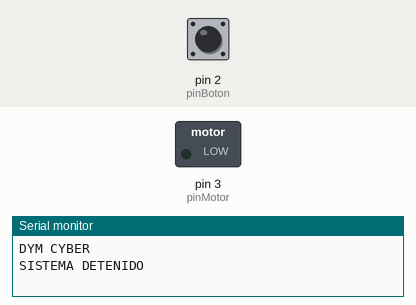
Bench run of a sketch on a simulated Arduino Uno, built with avr-gcc and run on an emulated ATmega328P. Parts: switched loads named in the sketch (green lamp = pin HIGH), the last lines printed to the serial monitor. Inputs (shaded band) come from the test bench; at power-on: pin 2 (pinBoton) HIGH.

Above: at 1.2 s.
1.3 s: pin 2 (pinBoton) pulled LOW for 0.15 s
At 2.0 s:
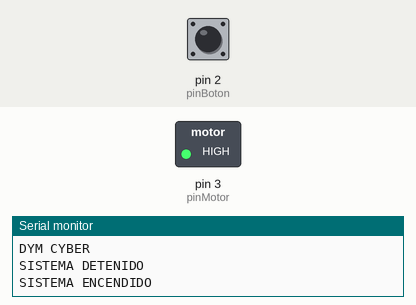
2.9 s: pin 2 (pinBoton) pulled LOW for 1 s
At 4.4 s:
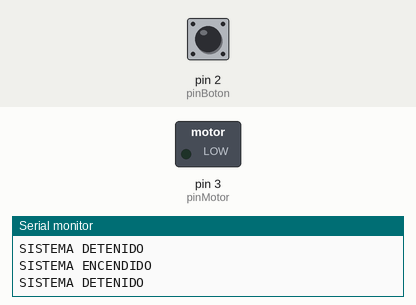
5.4 s: pin 2 (pinBoton) pulled LOW for 3.2 s
At 6.4 s:
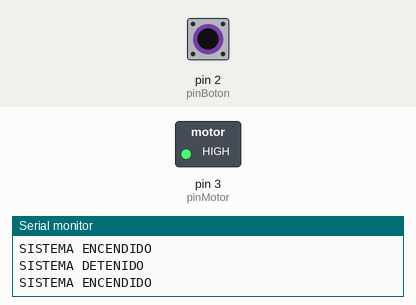
Timing chart, 0 to 8.4 s (numbered marks = the images above; inputs shaded):
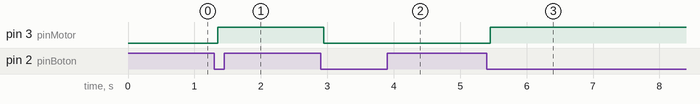

Measured:
- after the input at 1.3 s, pin 3 (pinMotor): LOW → HIGH after 0.05 s
- after the input at 2.9 s, pin 3 (pinMotor): HIGH → LOW after 0.05 s
- after the input at 5.4 s, pin 3 (pinMotor): LOW → HIGH after 0.05 s

The sketch:

02_prueba_boton.ino
```cpp
// 02_prueba_boton


const int pinBoton = 2;
const int pinMotor = 3;

bool sistemaActivo = false;
bool lecturaAnterior = HIGH;
bool estadoBoton = HIGH;

unsigned long ultimoCambio = 0;
const unsigned long tiempoRebote = 50;

void setup() {
  Serial.begin(9600);

  pinMode(pinBoton, INPUT_PULLUP);
  pinMode(pinMotor, OUTPUT);

  digitalWrite(pinMotor, LOW);

  Serial.println("DYM CYBER");
  Serial.println("SISTEMA DETENIDO");
}

void loop() {
  bool lecturaActual = digitalRead(pinBoton);

  if (lecturaActual != lecturaAnterior) {
    ultimoCambio = millis();
  }

  if (millis() - ultimoCambio > tiempoRebote) {
    if (lecturaActual != estadoBoton) {
      estadoBoton = lecturaActual;

      if (estadoBoton == LOW) {
        sistemaActivo = !sistemaActivo;

        digitalWrite(
          pinMotor,
          sistemaActivo ? HIGH : LOW
        );

        if (sistemaActivo) {
          Serial.println("SISTEMA ENCENDIDO");
        } else {
          Serial.println("SISTEMA DETENIDO");
        }
      }
    }
  }

  lecturaAnterior = lecturaActual;
}
```
